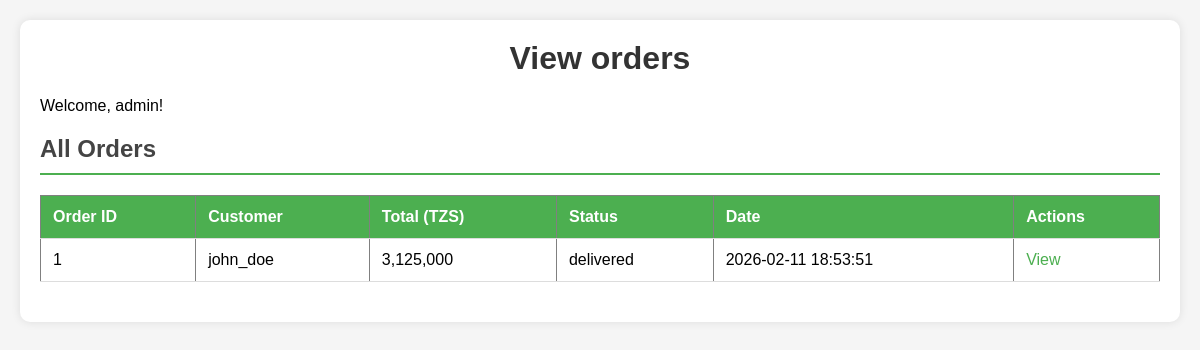
Page /order_management.php (signed in) on the committed database.
### tables this page shows
CREATE TABLE orders (
    id INT PRIMARY KEY AUTO_INCREMENT,
    user_id INT NOT NULL,
    total_amount DECIMAL(10,2) NOT NULL,
    status ENUM('pending', 'processing', 'shipped', 'delivered', 'cancelled') DEFAULT 'pending',
    created_at TIMESTAMP DEFAULT CURRENT_TIMESTAMP,
    FOREIGN KEY (user_id) REFERENCES users(id) ON DELETE CASCADE
);

CREATE TABLE users (
    id INT PRIMARY KEY AUTO_INCREMENT,
    username VARCHAR(50) UNIQUE NOT NULL,
    email VARCHAR(100) UNIQUE NOT NULL,
    password VARCHAR(255) NOT NULL,
    role ENUM('admin', 'customer') DEFAULT 'customer',
    created_at TIMESTAMP DEFAULT CURRENT_TIMESTAMP
);

### order_management.php (the view, shortened to what this page needs)
<?php
require_once 'includes/db_connection.php';
$username = $_SESSION['username'];
$orders_sql = "SELECT * FROM orders ORDER BY created_at DESC";
$orders_result = $conn->query($orders_sql);
?>
<!DOCTYPE html>
<html>
<head>
</head>
<body>
    <div class="container">
        <h1>View orders</h1>
        <p>Welcome, <?php echo $username; ?>!</p>
        <div id="orders">
            <h2>All Orders</h2>
            <table border="1" width="100%">
                <tr>
                    <th>Order ID</th>
                    <th>Customer</th>
                    <th>Total (TZS)</th>
                    <th>Status</th>
                    <th>Date</th>
                    <th>Actions</th>
                </tr>
                <?php
                if($orders_result->num_rows > 0) {
                    while($order = $orders_result->fetch_assoc()) {
                        $user_sql = "SELECT username FROM users WHERE id=?";
                        $user_stmt = $conn->prepare($user_sql);
                        $user_stmt->bind_param("i", $order['user_id']);
                        $user_stmt->execute();
                        $user_result = $user_stmt->get_result();
                        $user = $user_result->fetch_assoc();
                        echo "<tr>";
                        echo "<td>" . $order['id'] . "</td>";
                        echo "<td>" . $user['username'] . "</td>";
                        echo "<td>" . number_format($order['total_amount'], 0, '.', ',') . "</td>";
                        echo "<td>" . $order['status'] . "</td>";
                        echo "<td>" . $order['created_at'] . "</td>";
                        echo "<td><a href='view_order.php?id=" . $order['id'] . "'>View</a></td>";
                        echo "</tr>";
                    }
                }
                ?>
            </table>
        </div>
        </div>
</body>
</html>

### rows in the picture
orders: id "1", user.username "john_doe", total_amount "3,125,000", status "delivered", created_at "2026-02-11 18:53:51"

### other values in the picture
$username "admin"
